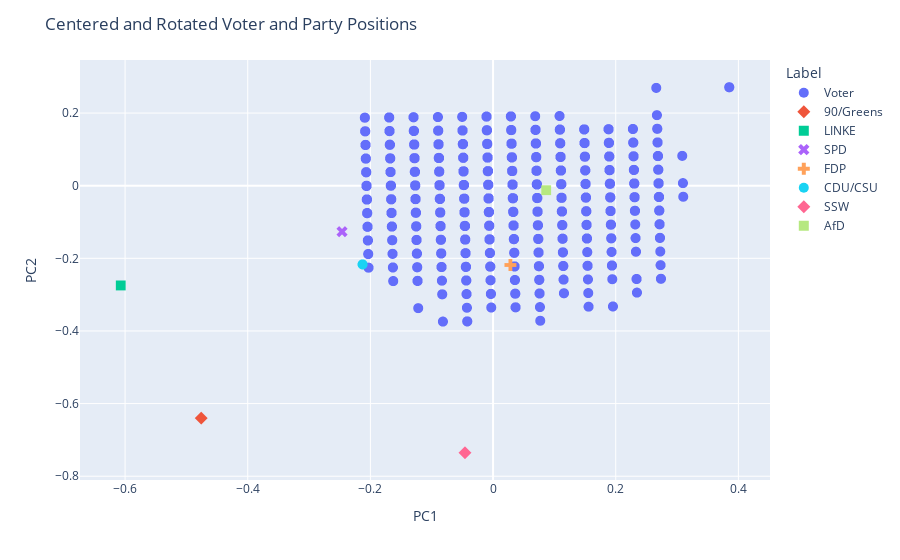

The code cell stored with this chart in its notebook:
### Code cell
concatenated_df = pd.concat([voter_pca, party_pca], ignore_index=True)

fig = px.scatter(
    concatenated_df,
    x='PC1',
    y='PC2',
    color='Label',
    symbol='Label')
fig.update_traces(marker=dict(size=10))
fig.update_layout(title='Centered and Rotated Voter and Party Positions')
fig.show()

### Figure 1 — Plotly figure (JSON) as saved in the notebook; plotly's stock layout.template omitted (floating-point values rounded to 4 significant figures; data arrays with more than 128 entries replaced by an {"elided": "..."} marker saying what was removed)
{"data": [{"hovertemplate": "Label=Voter<br>PC1=%{x}<br>PC2=%{y}<extra></extra>", "legendgroup": "Voter", "marker": {"color": "#636efa", "size": 10, "symbol": "circle"}, "mode": "markers", "name": "Voter", "showlegend": true, "type": "scattergl", "x": {"elided": "6238 float values"}, "xaxis": "x", "y": {"elided": "6238 float values"}, "yaxis": "y"}, {"hovertemplate": "Label=90/Greens<br>PC1=%{x}<br>PC2=%{y}<extra></extra>", "legendgroup": "90/Greens", "marker": {"color": "#EF553B", "size": 10, "symbol": "diamond"}, "mode": "markers", "name": "90/Greens", "showlegend": true, "type": "scattergl", "x": [-0.4759], "xaxis": "x", "y": [-0.64], "yaxis": "y"}, {"hovertemplate": "Label=LINKE<br>PC1=%{x}<br>PC2=%{y}<extra></extra>", "legendgroup": "LINKE", "marker": {"color": "#00cc96", "size": 10, "symbol": "square"}, "mode": "markers", "name": "LINKE", "showlegend": true, "type": "scattergl", "x": [-0.6071], "xaxis": "x", "y": [-0.2746], "yaxis": "y"}, {"hovertemplate": "Label=SPD<br>PC1=%{x}<br>PC2=%{y}<extra></extra>", "legendgroup": "SPD", "marker": {"color": "#ab63fa", "size": 10, "symbol": "x"}, "mode": "markers", "name": "SPD", "showlegend": true, "type": "scattergl", "x": [-0.2463], "xaxis": "x", "y": [-0.1267], "yaxis": "y"}, {"hovertemplate": "Label=FDP<br>PC1=%{x}<br>PC2=%{y}<extra></extra>", "legendgroup": "FDP", "marker": {"color": "#FFA15A", "size": 10, "symbol": "cross"}, "mode": "markers", "name": "FDP", "showlegend": true, "type": "scattergl", "x": [0.02822], "xaxis": "x", "y": [-0.2184], "yaxis": "y"}, {"hovertemplate": "Label=CDU/CSU<br>PC1=%{x}<br>PC2=%{y}<extra></extra>", "legendgroup": "CDU/CSU", "marker": {"color": "#19d3f3", "size": 10, "symbol": "circle"}, "mode": "markers", "name": "CDU/CSU", "showlegend": true, "type": "scattergl", "x": [-0.2128], "xaxis": "x", "y": [-0.2167], "yaxis": "y"}, {"hovertemplate": "Label=SSW<br>PC1=%{x}<br>PC2=%{y}<extra></extra>", "legendgroup": "SSW", "marker": {"color": "#FF6692", "size": 10, "symbol": "diamond"}, "mode": "markers", "name": "SSW", "showlegend": true, "type": "scattergl", "x": [-0.04579], "xaxis": "x", "y": [-0.7354], "yaxis": "y"}, {"hovertemplate": "Label=AfD<br>PC1=%{x}<br>PC2=%{y}<extra></extra>", "legendgroup": "AfD", "marker": {"color": "#B6E880", "size": 10, "symbol": "square"}, "mode": "markers", "name": "AfD", "showlegend": true, "type": "scattergl", "x": [0.08666], "xaxis": "x", "y": [-0.01251], "yaxis": "y"}], "layout": {"legend": {"title": {"text": "Label"}, "tracegroupgap": 0}, "margin": {"t": 60}, "title": {"text": "Centered and Rotated Voter and Party Positions"}, "xaxis": {"anchor": "y", "domain": [0, 1], "title": {"text": "PC1"}}, "yaxis": {"anchor": "x", "domain": [0, 1], "title": {"text": "PC2"}}}}
